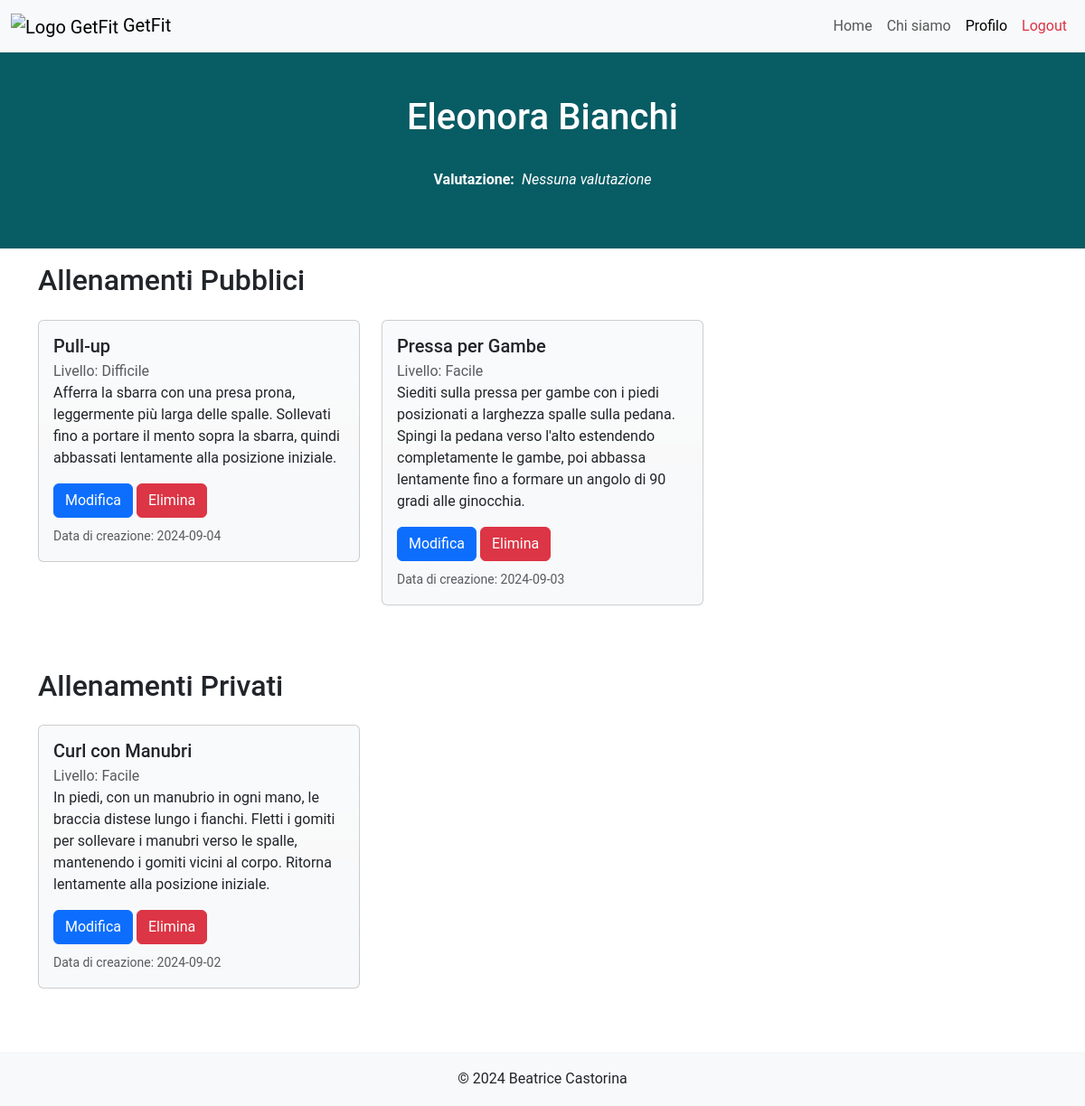
/profile (signed in), run on the app's committed database.
### tables this page shows
CREATE TABLE "PersonalTrainers" (
	"nome"	TEXT NOT NULL,
	"email"	TEXT NOT NULL UNIQUE,
	"password"	TEXT NOT NULL,
	"rating"	REAL NOT NULL,
	"numOfRatings"	INTEGER NOT NULL,
	"pt_id"	INTEGER,
	"cognome"	TEXT NOT NULL,
	"genere"	TEXT NOT NULL,
	PRIMARY KEY("pt_id" AUTOINCREMENT),
	CHECK("rating" <= 5.0)
);

CREATE TABLE "Allenamenti" (
	"id_allenamento"	INTEGER,
	"pt_id"	INTEGER NOT NULL,
	"titolo"	TEXT NOT NULL,
	"descrizione"	TEXT NOT NULL,
	"livello"	TEXT NOT NULL,
	"visibile"	INTEGER NOT NULL,
	"data_creazione"	TEXT NOT NULL,
	PRIMARY KEY("id_allenamento" AUTOINCREMENT),
	FOREIGN KEY("pt_id") REFERENCES "PersonalTrainers"("pt_id")
);

### app.py (the view)
@app.route("/profile")
def pt_profile():
  email = utenti_dao.get_email(request)
  pt_id = utenti_dao.get_user_id_by_email(email,'pt')
  public_workouts = []
  private_workouts = []
  allenamenti_pt_db = allenamenti_dao.get_allenamenti_by_pt(pt_id)
  for workout in allenamenti_pt_db:
    if workout['visibile'] == 0:
      private_workouts.append(workout)
    else:
      public_workouts.append(workout)
  return render_template('profile.html', public_workouts=public_workouts, private_workouts=private_workouts)

### allenamenti_dao.py (called while the page is built)
def get_allenamenti_by_pt(pt_id):
	query = 'SELECT * FROM Allenamenti WHERE pt_id=? ORDER BY data_creazione DESC'
	connection = sqlite3.connect('db/personal.db')
	connection.row_factory = sqlite3.Row
	cursor = connection.cursor()
	cursor.execute(query, (pt_id,))
	allenamenti = cursor.fetchall()
	cursor.close()
	connection.close()
	return allenamenti

### app.py (called while the page is built)
@login_manager.user_loader
def load_user(user_email):
  user_db, type = utenti_dao.get_user_by_email(user_email)
  if type == 0:
    user = PersonalTrainer(nome=user_db['nome'], cognome=user_db['cognome'], genere=user_db['genere'], pt_id=user_db['pt_id'], rating=user_db['rating'], numOfRatings=user_db['numOfRatings'], email=user_db['email'], password=user_db['password'])
  else:
    user = Client(nome=user_db['nome'], cognome=user_db['cognome'], genere=user_db['genere'], client_id=user_db['client_id'], pt_id=user_db['pt_id'], email=user_db['email'], password=user_db['password'])
  return user

### utenti_dao.py (called while the page is built)
def get_email(request):
	try:
		return request.cookies.get('remember_token').split('|')[0]
	except Exception as e:
		return None

def get_user_id_by_email(user_email, type='client'):
	query1 = 'SELECT pt_id FROM PersonalTrainers WHERE email = ?'
	query2 = 'SELECT client_id FROM Clients WHERE email = ?'
	connection = sqlite3.connect('db/personal.db')
	connection.row_factory = sqlite3.Row
	cursor = connection.cursor()
	if type == 'pt':
		cursor.execute(query1,(user_email,))
	else:
		cursor.execute(query2, (user_email,))
	id = cursor.fetchone()
	cursor.close()
	connection.close()
	return id[0]

def get_user_by_email(user_email):
	type = 0 # 0: personal_trainer, 1: client
	query1 = 'SELECT * FROM PersonalTrainers WHERE email = ?'
	query2 = 'SELECT * FROM Clients WHERE email = ?'
	connection = sqlite3.connect('db/personal.db')
	connection.row_factory = sqlite3.Row
	cursor = connection.cursor()
	cursor.execute(query1,(user_email,))
	user = cursor.fetchone()
	if user is None:
		cursor.execute(query2, (user_email,)) # Clients
		user = cursor.fetchone()
		type = 1
	cursor.close()
	connection.close()
	return user, type

### templates/profile.html (shortened to what this page needs)
{% extends "base.html" %}
{% block style %} {{url_for('static', filename='css/profile_styles.css')}} {% endblock %}
{% block content %}
  <section class="hero-section py-5">
    <div class="container">
      <h1 class="mb-3">{{current_user.nome}} {{current_user.cognome}}</h1>
      <div class="d-flex align-items-center justify-content-center">
        <p id="p-rating"><strong>Valutazione:</strong></p>
        {% if current_user.rating != 0.0 %}
          <div class="rating">
            {{show_star(0.5)}}
            {{show_star(1.5)}}
            {{show_star(2.5)}}
            {{show_star(3.5)}}
            {{show_star(4.5)}}
          </div>
          <span class="ms-2">({{'%.1f'%(current_user.rating)}} su 5)</span>
        {% else %}
          <em>Nessuna valutazione</em>
        {% endif %}
      </div>
    </div>
  </section>
  <section class="workouts-section mt-3">
    <div class="container">
      <h2 class="mb-4">Allenamenti Pubblici</h2>
      <div class="row">
        {% for allenamento in public_workouts %}
          {{ show_allenamento(allenamento) }}
        {% endfor %}
      </div>
    </div>
  </section>
  <section class="workouts-section">
    <div class="container">
      <h2 class="mb-4">Allenamenti Privati</h2>
      <div class="row">
        {% for allenamento in private_workouts %}
          {{ show_allenamento(allenamento) }}
        {% endfor %}
      </div>
    </div>
  </section>
{% endblock %}
{% macro show_allenamento(allenamento) %}
<div class="col-lg-4 col-md-6 workout-card">
  <div class="card">
    <div class="card-body">
      <h5 class="card-title">{{ allenamento.titolo }}</h5>
      <p class="card-subtitle text-body-secondary">Livello: {{allenamento.livello}}</p>
      <p class="card-text">{{allenamento.descrizione}}</p>
      <div class="btn-group-action">
        <a href="/modify_workout/{{allenamento.id_allenamento}}" class="btn btn-primary">Modifica</a>
        <form action="/delete_workout" method="post" class="d-inline">
          <button type="submit" class="btn btn-danger">Elimina</button>
        </form>
      </div>
      <p class="card-text mt-2 text-body-secondary"><small>Data di creazione: {{allenamento.data_creazione.split()[0]}}</small></p>
    </div>
  </div>
</div>
{% endmacro %}

### static/css/base_styles.css (style rules this page uses)
html, body { font-family: 'Roboto', sans-serif; height: 100%; margin: 0; }
.hero-section { background-color: #085c64; color: white; padding: 60px 0; text-align: center; }
.card { transition: transform 0.3s; background-color: #f8f9fa; background-image: var(--bs-gradient); }

### static/css/profile_styles.css (style rules this page uses)
.workouts-section { margin-bottom: 50px; }
.workout-card { margin-bottom: 20px; }
#p-rating { margin-top: 1.1rem; margin-right: .5rem; }

### data on the page
PersonalTrainers: nome "Eleonora", cognome "Bianchi"
Allenamenti: titolo "Pull-up", livello "Difficile", descrizione "Afferra la sbarra con una presa prona, leggermente più larga delle spalle. Sollevati fino a portare il mento sopra la sbarra, quindi abbassati lentamente alla posizione iniziale.", data_creazione "2024-09-04"
Allenamenti: titolo "Pressa per Gambe", livello "Facile", descrizione "Siediti sulla pressa per gambe con i piedi posizionati a larghezza spalle sulla pedana. Spingi la pedana verso l'alto estendendo completamente le gambe, poi abbassa lentamente fino a formare un angolo di 90 gradi alle ginocchia.", data_creazione "2024-09-03"
Allenamenti: titolo "Curl con Manubri", livello "Facile", descrizione "In piedi, con un manubrio in ogni mano, le braccia distese lungo i fianchi. Fletti i gomiti per sollevare i manubri verso le spalle, mantenendo i gomiti vicini al corpo. Ritorna lentamente alla posizione iniziale.", data_creazione "2024-09-02"
